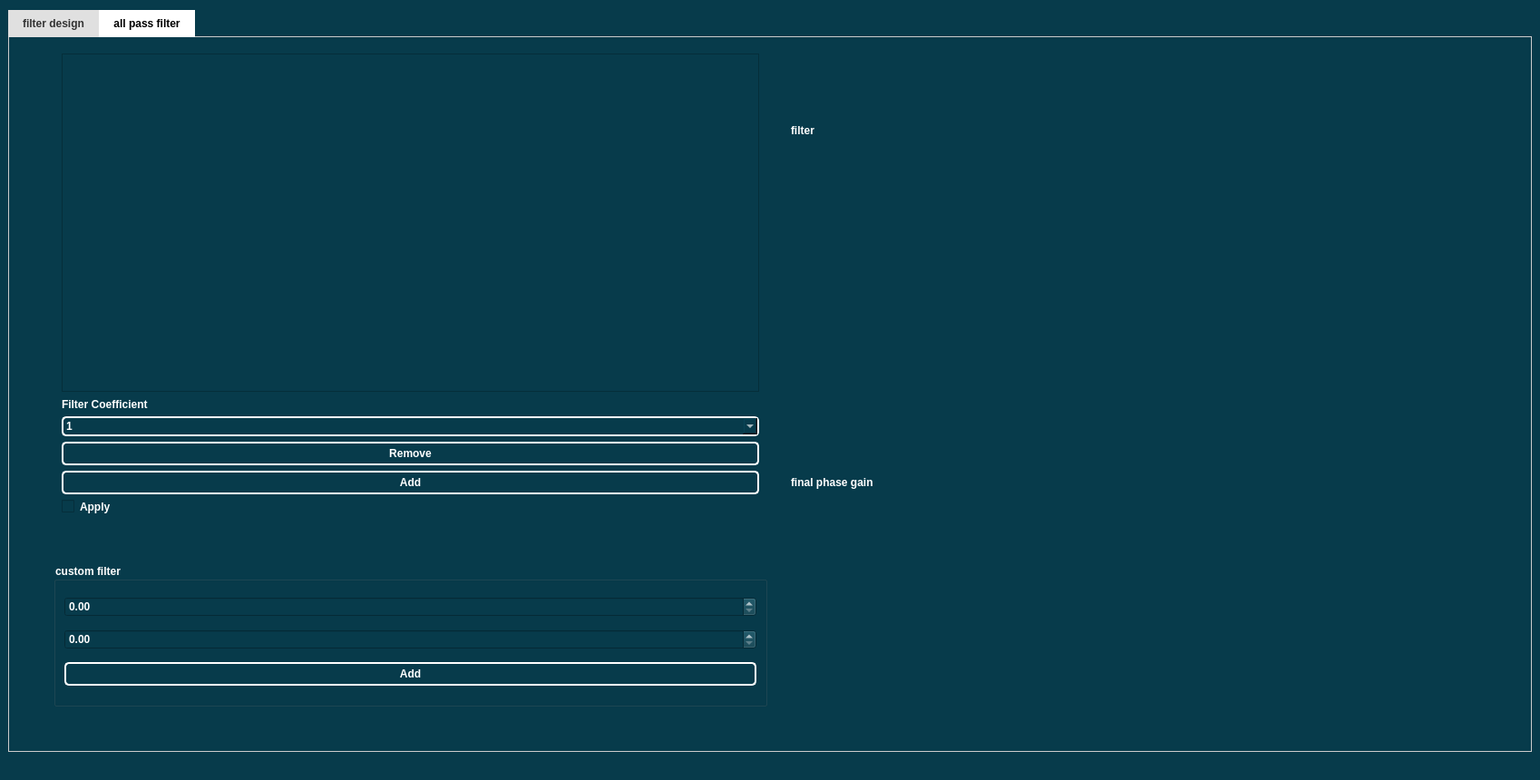
<?xml version="1.0" encoding="UTF-8"?>
<ui version="4.0">
 <class>MainWindow</class>
 <widget class="QMainWindow" name="MainWindow">
  <property name="geometry">
   <rect>
    <x>0</x>
    <y>0</y>
    <width>1698</width>
    <height>860</height>
   </rect>
  </property>
  <property name="windowTitle">
   <string>MainWindow</string>
  </property>
  <property name="styleSheet">
   <string notr="true">background-color: rgb(7, 59, 75);
border-color: rgb(255, 255, 255);
color: white;
font: bold 12px ;

</string>
  </property>
  <widget class="QWidget" name="centralwidget">
   <layout class="QGridLayout" name="gridLayout_5">
    <item row="0" column="0">
     <widget class="QTabWidget" name="tabWidget">
      <property name="font">
       <font>
        <pointsize>-1</pointsize>
        <italic>false</italic>
        <bold>true</bold>
        <stylestrategy>PreferAntialias</stylestrategy>
       </font>
      </property>
      <property name="styleSheet">
       <string notr="true">QTabWidget {
    /* Set the background color of the tab widget */
    background-color: #f0f0f0;
}

QTabBar::tab {
    /* Define styles for each tab */
    background-color: #e0e0e0; /* Background color */
    color: #333333; /* Text color */
    padding: 8px 16px; /* Padding */
    margin-top: 2px; /* Top margin */
}

QTabBar::tab:selected {
    /* Define styles for the selected tab */
    background-color: #ffffff; /* Background color */
    color: #000000; /* Text color */
}

QTabBar::tab:hover {
    /* Define styles for when hovering over a tab */
    background-color: #d0d0d0; /* Background color */
}

QTabWidget::pane {
    /* Define styles for the area holding the tab contents */
    border: 1px solid #cccccc; /* Border color */
    background-color: #ffffff; /* Background color */
    margin-top: -1px; /* Negative margin to overlap border */
}
</string>
      </property>
      <property name="currentIndex">
       <number>1</number>
      </property>
      <property name="movable">
       <bool>false</bool>
      </property>
      <widget class="QWidget" name="tab_3">
       <attribute name="title">
        <string>filter design</string>
       </attribute>
       <layout class="QGridLayout" name="gridLayout_3">
        <item row="1" column="0">
         <layout class="QVBoxLayout" name="verticalLayout_10">
          <item>
           <layout class="QVBoxLayout" name="verticalLayout_4">
            <item>
             <widget class="QLabel" name="label">
              <property name="text">
               <string>Orignal signal</string>
              </property>
             </widget>
            </item>
            <item>
             <widget class="PlotWidget" name="grph_input" native="true"/>
            </item>
           </layout>
          </item>
          <item>
           <layout class="QHBoxLayout" name="horizontalLayout_4">
            <item>
             <widget class="QPushButton" name="start_btn">
              <property name="styleSheet">
               <string notr="true">QPushButton {
    background-color: rgb(7, 59, 75);
    border-radius: 5px;
    border: 2px solid white;
    padding: 4px;
}</string>
              </property>
              <property name="text">
               <string>Start</string>
              </property>
             </widget>
            </item>
            <item>
             <widget class="QLabel" name="label_7">
              <property name="text">
               <string>Point/sec</string>
              </property>
             </widget>
            </item>
            <item>
             <widget class="QSlider" name="slider_process_speed">
              <property name="styleSheet">
               <string notr="true">QSlider {
    background: rgb(7, 59, 75);
}

QSlider::handle {
   background:rgb(7, 59, 75);
    border: 2px solid white;
    width: 8px;
    height: 2px;
    border-radius: 6px;

}</string>
              </property>
              <property name="maximum">
               <number>100</number>
              </property>
              <property name="orientation">
               <enum>Qt::Horizontal</enum>
              </property>
             </widget>
            </item>
           </layout>
          </item>
          <item>
           <layout class="QVBoxLayout" name="verticalLayout_5">
            <item>
             <widget class="QLabel" name="label_2">
              <property name="text">
               <string>Filterd signal</string>
              </property>
             </widget>
            </item>
            <item>
             <widget class="PlotWidget" name="grph_filter" native="true"/>
            </item>
            <item>
             <spacer name="horizontalSpacer">
              <property name="orientation">
               <enum>Qt::Horizontal</enum>
              </property>
              <property name="sizeType">
               <enum>QSizePolicy::Fixed</enum>
              </property>
              <property name="sizeHint" stdset="0">
               <size>
                <width>1501</width>
                <height>0</height>
               </size>
              </property>
             </spacer>
            </item>
           </layout>
          </item>
         </layout>
        </item>
        <item row="1" column="2">
         <layout class="QVBoxLayout" name="verticalLayout_3">
          <item>
           <widget class="QPushButton" name="import_button">
            <property name="styleSheet">
             <string notr="true">QPushButton {
    background-color: rgb(7, 59, 75);
    border-radius: 5px;
    border: 2px solid white;
    padding: 4px;
}</string>
            </property>
            <property name="text">
             <string>Import Signal</string>
            </property>
           </widget>
          </item>
          <item>
           <widget class="QCheckBox" name="pad_check">
            <property name="text">
             <string>Mouse pad mode</string>
            </property>
           </widget>
          </item>
          <item>
           <widget class="QPushButton" name="clears_btn">
            <property name="styleSheet">
             <string notr="true">QPushButton {
    background-color: rgb(7, 59, 75);
    border-radius: 5px;
    border: 2px solid white;
    padding: 4px;
}</string>
            </property>
            <property name="text">
             <string>Clear</string>
            </property>
           </widget>
          </item>
          <item>
           <widget class="QLabel" name="label_3">
            <property name="text">
             <string>Padding area</string>
            </property>
           </widget>
          </item>
          <item>
           <widget class="PlotWidget" name="padding_area" native="true"/>
          </item>
         </layout>
        </item>
        <item row="0" column="0" colspan="3">
         <layout class="QHBoxLayout" name="horizontalLayout">
          <property name="sizeConstraint">
           <enum>QLayout::SetDefaultConstraint</enum>
          </property>
          <item>
           <layout class="QVBoxLayout" name="verticalLayout_8">
            <item>
             <widget class="QLabel" name="label_6">
              <property name="sizePolicy">
               <sizepolicy hsizetype="Preferred" vsizetype="Fixed">
                <horstretch>0</horstretch>
                <verstretch>0</verstretch>
               </sizepolicy>
              </property>
              <property name="text">
               <string>z-plane</string>
              </property>
             </widget>
            </item>
            <item>
             <layout class="QHBoxLayout" name="horizontalLayout_2"/>
            </item>
           </layout>
          </item>
          <item>
           <layout class="QVBoxLayout" name="verticalLayout_9">
            <item>
             <widget class="QCheckBox" name="checkBox_conj">
              <property name="text">
               <string>Add conjigate</string>
              </property>
             </widget>
            </item>
            <item>
             <widget class="QComboBox" name="combx_zero_pole">
              <property name="styleSheet">
               <string notr="true">QComboBox {
    border: 2px solid white; 
    border-radius: 5px; 
    padding: 1px 18px 1px 3px; 
    background-color: rgb(7, 59, 75); 
  
}</string>
              </property>
              <item>
               <property name="text">
                <string>add zero</string>
               </property>
              </item>
              <item>
               <property name="text">
                <string>add pole</string>
               </property>
              </item>
             </widget>
            </item>
            <item>
             <widget class="QPushButton" name="btn_clr_zero">
              <property name="styleSheet">
               <string notr="true">QPushButton {
    background-color: rgb(7, 59, 75);
    border-radius: 5px;
    border: 2px solid white;
    padding: 4px;
}</string>
              </property>
              <property name="text">
               <string>clear all zeros</string>
              </property>
             </widget>
            </item>
            <item>
             <widget class="QPushButton" name="btn_clr_pole">
              <property name="styleSheet">
               <string notr="true">QPushButton {
    background-color: rgb(7, 59, 75);
    border-radius: 5px;
    border: 2px solid white;
    padding: 4px;
}</string>
              </property>
              <property name="text">
               <string>clear all poles</string>
              </property>
             </widget>
            </item>
            <item>
             <widget class="QPushButton" name="btn_clr_all">
              <property name="styleSheet">
               <string notr="true">QPushButton {
    background-color: rgb(7, 59, 75);
    border-radius: 5px;
    border: 2px solid white;
    padding: 4px;
}</string>
              </property>
              <property name="text">
               <string>clear all </string>
              </property>
             </widget>
            </item>
           </layout>
          </item>
          <item>
           <layout class="QVBoxLayout" name="verticalLayout_7">
            <item>
             <widget class="QLabel" name="label_4">
              <property name="text">
               <string>Magnitude response</string>
              </property>
             </widget>
            </item>
            <item>
             <widget class="PlotWidget" name="grph_mag_response" native="true"/>
            </item>
           </layout>
          </item>
          <item>
           <layout class="QVBoxLayout" name="verticalLayout_2">
            <item>
             <widget class="QLabel" name="label_5">
              <property name="text">
               <string>Phase response</string>
              </property>
             </widget>
            </item>
            <item>
             <widget class="PlotWidget" name="grph_phase_response" native="true"/>
            </item>
           </layout>
          </item>
         </layout>
        </item>
        <item row="1" column="1">
         <spacer name="verticalSpacer">
          <property name="orientation">
           <enum>Qt::Vertical</enum>
          </property>
          <property name="sizeType">
           <enum>QSizePolicy::Fixed</enum>
          </property>
          <property name="sizeHint" stdset="0">
           <size>
            <width>20</width>
            <height>550</height>
           </size>
          </property>
         </spacer>
        </item>
       </layout>
      </widget>
      <widget class="QWidget" name="tab_4">
       <attribute name="title">
        <string>all pass filter</string>
       </attribute>
       <layout class="QGridLayout" name="gridLayout_6">
        <item row="0" column="1">
         <layout class="QGridLayout" name="gridLayout_2">
          <item row="3" column="0">
           <spacer name="verticalSpacer_3">
            <property name="orientation">
             <enum>Qt::Vertical</enum>
            </property>
            <property name="sizeType">
             <enum>QSizePolicy::Fixed</enum>
            </property>
            <property name="sizeHint" stdset="0">
             <size>
              <width>20</width>
              <height>40</height>
             </size>
            </property>
           </spacer>
          </item>
          <item row="2" column="0">
           <widget class="QGroupBox" name="groupBox">
            <property name="title">
             <string>custom filter</string>
            </property>
            <layout class="QVBoxLayout" name="verticalLayout">
             <item>
              <widget class="QDoubleSpinBox" name="doubleSpinBox"/>
             </item>
             <item>
              <widget class="QDoubleSpinBox" name="doubleSpinBox_2"/>
             </item>
             <item>
              <widget class="QPushButton" name="add_filter_btn_2">
               <property name="styleSheet">
                <string notr="true">QPushButton {
    background-color: rgb(7, 59, 75);
    border-radius: 5px;
    border: 2px solid white;
    padding: 4px;
}</string>
               </property>
               <property name="text">
                <string>Add</string>
               </property>
              </widget>
             </item>
            </layout>
           </widget>
          </item>
          <item row="1" column="0">
           <spacer name="verticalSpacer_4">
            <property name="orientation">
             <enum>Qt::Vertical</enum>
            </property>
            <property name="sizeType">
             <enum>QSizePolicy::Fixed</enum>
            </property>
            <property name="sizeHint" stdset="0">
             <size>
              <width>20</width>
              <height>40</height>
             </size>
            </property>
           </spacer>
          </item>
          <item row="0" column="1">
           <spacer name="verticalSpacer_5">
            <property name="orientation">
             <enum>Qt::Vertical</enum>
            </property>
            <property name="sizeType">
             <enum>QSizePolicy::Fixed</enum>
            </property>
            <property name="sizeHint" stdset="0">
             <size>
              <width>20</width>
              <height>525</height>
             </size>
            </property>
           </spacer>
          </item>
          <item row="0" column="0">
           <widget class="QWidget" name="widget" native="true">
            <layout class="QGridLayout" name="gridLayout">
             <item row="0" column="2">
              <spacer name="verticalSpacer_6">
               <property name="orientation">
                <enum>Qt::Vertical</enum>
               </property>
               <property name="sizeType">
                <enum>QSizePolicy::Fixed</enum>
               </property>
               <property name="sizeHint" stdset="0">
                <size>
                 <width>0</width>
                 <height>352</height>
                </size>
               </property>
              </spacer>
             </item>
             <item row="6" column="0">
              <widget class="QCheckBox" name="apply_check">
               <property name="text">
                <string>Apply</string>
               </property>
              </widget>
             </item>
             <item row="2" column="0">
              <widget class="QLabel" name="label_8">
               <property name="text">
                <string>Filter Coefficient</string>
               </property>
              </widget>
             </item>
             <item row="0" column="0" rowspan="2" colspan="2">
              <widget class="QTableWidget" name="tableWidget">
               <property name="sizePolicy">
                <sizepolicy hsizetype="Expanding" vsizetype="Minimum">
                 <horstretch>0</horstretch>
                 <verstretch>0</verstretch>
                </sizepolicy>
               </property>
              </widget>
             </item>
             <item row="3" column="0" colspan="2">
              <widget class="QComboBox" name="filters_combo">
               <property name="styleSheet">
                <string notr="true">QComboBox {
    border: 2px solid white; 
    border-radius: 5px; 
    padding: 1px 18px 1px 3px; 
    background-color: rgb(7, 59, 75); 
  
}</string>
               </property>
               <item>
                <property name="text">
                 <string>1</string>
                </property>
               </item>
               <item>
                <property name="text">
                 <string>2</string>
                </property>
               </item>
               <item>
                <property name="text">
                 <string>-1</string>
                </property>
               </item>
               <item>
                <property name="text">
                 <string>.5</string>
                </property>
               </item>
              </widget>
             </item>
             <item row="4" column="0" colspan="2">
              <widget class="QPushButton" name="remove_filter_btn">
               <property name="styleSheet">
                <string notr="true">QPushButton {
    background-color: rgb(7, 59, 75);
    border-radius: 5px;
    border: 2px solid white;
    padding: 4px;
}</string>
               </property>
               <property name="text">
                <string>Remove</string>
               </property>
              </widget>
             </item>
             <item row="5" column="0" colspan="2">
              <widget class="QPushButton" name="add_filter_btn">
               <property name="styleSheet">
                <string notr="true">QPushButton {
    background-color: rgb(7, 59, 75);
    border-radius: 5px;
    border: 2px solid white;
    padding: 4px;
}</string>
               </property>
               <property name="text">
                <string>Add</string>
               </property>
              </widget>
             </item>
            </layout>
           </widget>
          </item>
         </layout>
        </item>
        <item row="0" column="2">
         <layout class="QVBoxLayout" name="verticalLayout_6">
          <item>
           <widget class="QLabel" name="label_9">
            <property name="text">
             <string>filter</string>
            </property>
           </widget>
          </item>
          <item>
           <widget class="PlotWidget" name="allpass_grph" native="true"/>
          </item>
          <item>
           <widget class="QLabel" name="label_10">
            <property name="text">
             <string>final phase gain</string>
            </property>
           </widget>
          </item>
          <item>
           <widget class="PlotWidget" name="allpass_grph_2" native="true"/>
          </item>
         </layout>
        </item>
        <item row="0" column="0">
         <spacer name="horizontalSpacer_2">
          <property name="orientation">
           <enum>Qt::Horizontal</enum>
          </property>
          <property name="sizeType">
           <enum>QSizePolicy::Fixed</enum>
          </property>
          <property name="sizeHint" stdset="0">
           <size>
            <width>40</width>
            <height>20</height>
           </size>
          </property>
         </spacer>
        </item>
       </layout>
      </widget>
     </widget>
    </item>
   </layout>
  </widget>
  <widget class="QMenuBar" name="menubar">
   <property name="geometry">
    <rect>
     <x>0</x>
     <y>0</y>
     <width>1698</width>
     <height>22</height>
    </rect>
   </property>
  </widget>
  <widget class="QStatusBar" name="statusbar"/>
 </widget>
 <customwidgets>
  <customwidget>
   <class>PlotWidget</class>
   <extends>QWidget</extends>
   <header>pyqtgraph</header>
   <container>1</container>
  </customwidget>
 </customwidgets>
 <resources/>
 <connections/>
</ui>
